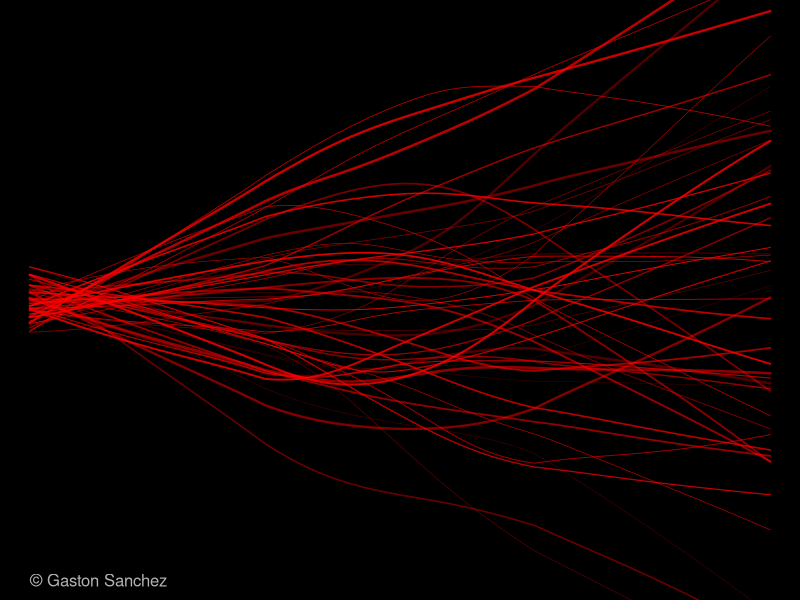

Reproduce this figure in R.
# ========================================================================
# Red yarns
# ========================================================================
# population size
size <- 250
# number of yarns
n <- 50
# generations
gens <- 70
# colors
reds <- hsv(h = 0, s = 1, v = 1, alpha = runif(n, 0.2, 0.9))


png("red_yarns.png", width = 700, height = 400)
# set graphical parameters
op <- par(bty = "n", mar = c(0, 0, 0, 0), bg = 'black')
# plot
plot(1:gens, rep(0, gens), type = 'l', ylim = c(0.15, 0.85), axes = FALSE)
for (j in 1:n)
{
  # probability
  p <- 0.5
  freq <- c(rep(p, 10), rep(NA, gens - 10))
  for (i in 11:gens)
  {
    # binomial number
    aux <- rbinom(1, size, p)
    p <- aux / size
    freq[i] <- p
  }
  lwds <- sample(seq(0.5, 2.5, by = 0.15), 1)
  # use loess
  temp <- lowess(freq ~ 1:gens)
  lines(temp$x, temp$y, col = reds[j], lwd = lwds)
}
# signature
legend("bottomleft", legend = "© Gaston Sanchez", bty = "n", 
       text.col="gray70")
# reset par
par(op)
dev.off()